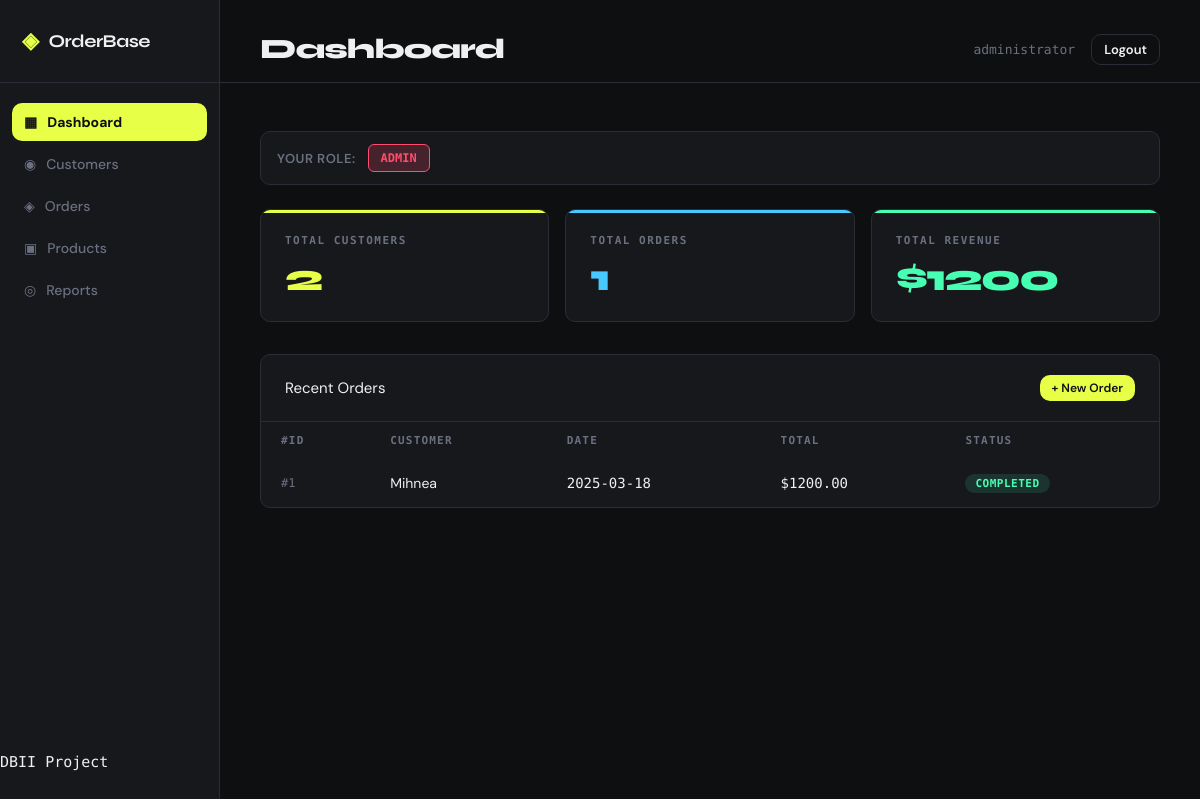
/ (signed in), run on the app's committed database.
### models.py (models this page shows)
class User(db.Model, UserMixin):
    __tablename__ = 'users'
    id       = db.Column(db.Integer, primary_key=True)
    username = db.Column(db.String(80), unique=True, nullable=False)
    email    = db.Column(db.String(120), unique=True, nullable=False)
    password = db.Column(db.String(200), nullable=False)
    role     = db.Column(db.String(20), default='user')
    def is_admin(self):
        return self.role == 'admin'

class Order(db.Model):
    __tablename__ = 'orders'
    id          = db.Column(db.Integer, primary_key=True)
    customer_id = db.Column(db.Integer, db.ForeignKey('customers.id'), nullable=False)
    date        = db.Column(db.Date, nullable=False)
    total_price = db.Column(db.Float, nullable=False)
    status      = db.Column(db.String(50), default='pending')
    items       = db.relationship('OrderItem', backref='order', lazy=True, cascade='all, delete-orphan')

class Customer(db.Model):
    __tablename__ = 'customers'
    id    = db.Column(db.Integer, primary_key=True)
    name  = db.Column(db.String(100), nullable=False)
    email = db.Column(db.String(120), unique=True, nullable=False)
    phone = db.Column(db.String(20))
    orders = db.relationship('Order', backref='customer', lazy=True, cascade='all, delete-orphan')

### app.py (the view)
@app.route('/')
@login_required
def index():
    total_customers = Customer.query.count()
    total_orders    = Order.query.count()
    recent_orders   = Order.query.order_by(Order.id.desc()).limit(5).all()
    total_revenue   = db.session.query(db.func.sum(Order.total_price)).scalar() or 0
    return render_template('index.html',
                           total_customers=total_customers,
                           total_orders=total_orders,
                           recent_orders=recent_orders,
                           total_revenue=total_revenue)

### app.py (called while the page is built)
@login_manager.user_loader
def load_user(user_id):
    return User.query.get(int(user_id))

### templates/index.html
{% extends 'base.html' %} {% block title %}Dashboard — OrderBase{% endblock %}
{% block page_title %}Dashboard{% endblock %} {% block content %}
<div class="user-role-card">
  <span class="role-label">Your Role:</span>
  <span class="role-badge role-{{ current_user.role }}">
    {{ current_user.role.upper() }}
  </span>
</div>
<div class="stats-grid">
  <div class="stat-card yellow">
    <div class="stat-label">Total Customers</div>
    <div class="stat-value">{{ total_customers }}</div>
  </div>
  <div class="stat-card blue">
    <div class="stat-label">Total Orders</div>
    <div class="stat-value">{{ total_orders }}</div>
  </div>
  <div class="stat-card green">
    <div class="stat-label">Total Revenue</div>
    <div class="stat-value">${{ "%.0f"|format(total_revenue) }}</div>
  </div>
</div>
<div class="table-card">
  <div class="table-header">
    <span class="table-title">Recent Orders</span>
    <a href="{{ url_for('new_order') }}" class="btn btn-primary btn-sm"
      >+ New Order</a
    >
  </div>
  <table>
    <thead>
      <tr>
        <th>#ID</th>
        <th>Customer</th>
        <th>Date</th>
        <th>Total</th>
        <th>Status</th>
      </tr>
    </thead>
    <tbody>
      {% for order in recent_orders %}
      <tr>
        <td class="customer-id">#{{ order.id }}</td>
        <td>{{ order.customer.name }}</td>
        <td class="mono">{{ order.date }}</td>
        <td class="price">${{ "%.2f"|format(order.total_price) }}</td>
        <td>
          <span class="badge badge-{{ order.status }}">{{ order.status }}</span>
        </td>
      </tr>
      {% else %}
      <tr class="empty-row">
        <td colspan="5">No orders yet. Add one!</td>
      </tr>
      {% endfor %}
    </tbody>
  </table>
</div>
{% endblock %}

### templates/base.html (shortened to what this page needs)
<!doctype html>
<html lang="en">
  <head>
    <link
      rel="stylesheet"
      href="{{ url_for('static', filename='style.css') }}" />
  </head>
  <body>
    <div class="layout">
      <aside class="sidebar">
        <div class="brand">
          <span class="brand-icon">◈</span>
          <span class="brand-name">OrderBase</span>
        </div>
        <nav class="nav">
          <a
            href="{{ url_for('index') }}"
            class="nav-item {% if request.endpoint == 'index' %}active{% endif %}">
            <span class="nav-icon">▦</span> Dashboard
          </a>
          <a
            href="{{ url_for('customers') }}"
            class="nav-item {% if 'customer' in request.endpoint %}active{% endif %}">
            <span class="nav-icon">◉</span> Customers
          </a>
          <a
            href="{{ url_for('orders') }}"
            class="nav-item {% if request.endpoint in ['orders', 'new_order', 'edit_order', 'delete_order'] %}active{% endif %}">
            <span class="nav-icon">◈</span> Orders
          </a>
          {% if current_user.is_authenticated and current_user.is_admin() %}
          <a
            href="{{ url_for('products') }}"
            class="nav-item {% if 'product' in request.endpoint %}active{% endif %}">
            <span class="nav-icon">▣</span> Products
          </a>
          <a
            href="{{ url_for('reports') }}"
            class="nav-item {% if request.endpoint == 'reports' %}active{% endif %}">
            <span class="nav-icon">◎</span> Reports
          </a>
          {% endif %}
        </nav>
        <div class="sidebar-footer">
          <span class="mono">DBII Project</span>
        </div>
      </aside>
      <main class="main">
        <div class="topbar">
          <h1 class="page-title">
            {% block page_title %}Dashboard{% endblock %}
          </h1>
          <div class="topbar-user">
            {% if current_user.is_authenticated %}
            <span class="user-email">{{ current_user.username }}</span>
            <form
              method="POST"
              action="{{ url_for('logout') }}"
              style="display: inline">
              <button type="submit" class="btn btn-ghost btn-small">
                Logout
              </button>
            </form>
            {% else %}
            <a href="{{ url_for('login') }}" class="btn btn-ghost btn-small"
              >Login</a
            >
            {% endif %}
          </div>
        </div>
        <div class="content">{% block content %}{% endblock %}</div>
      </main>
    </div>
  </body>
</html>

### data on the page
User: username "administrator", role "ADMIN"
Order: id "1", customer.name "Mihnea", date "2025-03-18", total_price "1200.00", status "COMPLETED"

### other printed values
{{ total_customers }} "2"
{{ total_orders }} "1"
{{ "%.0f"|format(total_revenue) }} "1200"
